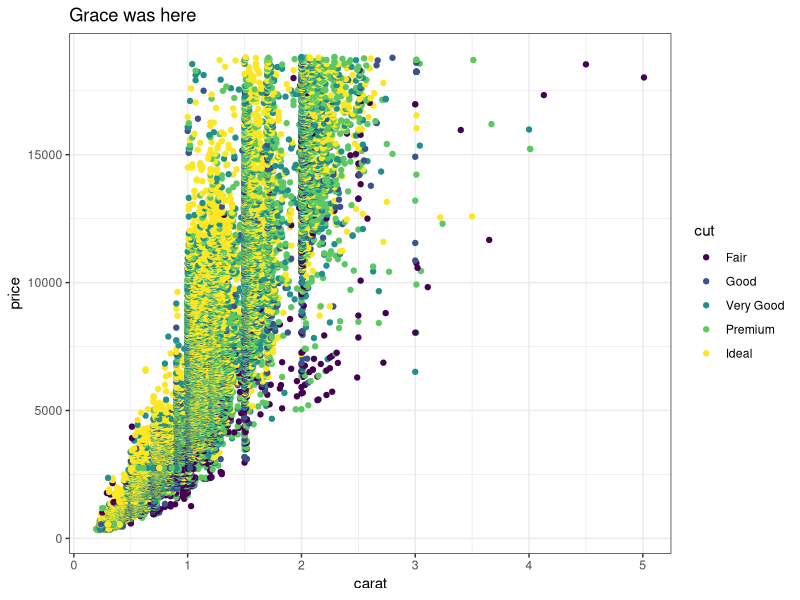
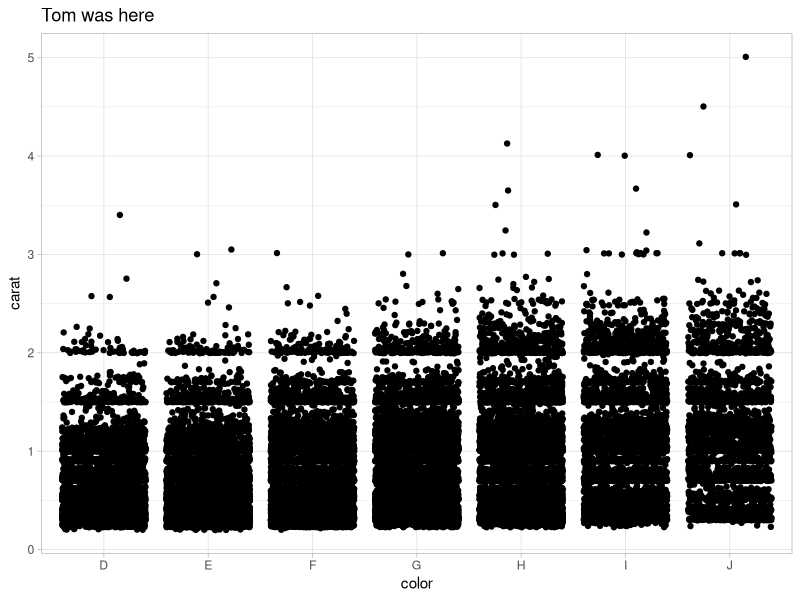
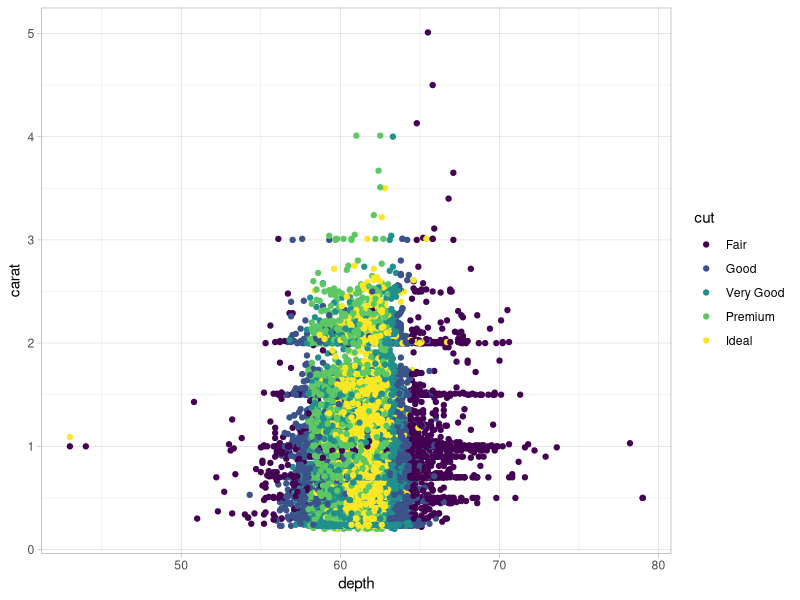

Generate these figures, in order, with R:
## ---- chunk 1
knitr::opts_chunk$set(echo = TRUE)
library(tidyverse)
## ---- chunk 2
# Partner 1: 
# Run the code below to see the original graph
# Change the code below to make the point color change based on 'cut', and update the theme to theme_bw(). Update the title to include your first name. 

ggplot(data = diamonds, aes(x = carat, y = price)) +
  geom_point(aes(color = cut)) +
  theme_bw() +
  labs(title = "Grace was here")
## ---- chunk 3
# Partner 2: 
# Run the code below to see the original graph
# Change the code below to make the geom a geom_jitter, and update the theme to theme_light. Update the title to include your first name. 

ggplot(data = diamonds, aes(x = color, y = carat)) +
  geom_jitter() +
  theme_light() +
  labs(title = "Tom was here")
## ---- chunk 4
ggplot(data = diamonds, aes(x = depth, y = carat, color = cut)) +
  geom_point() +
  theme_light()

premium_diamonds <- diamonds %>% 
  filter(cut == "Premium")
## ---- chunk 5
fair_diamonds <- diamonds %>% 
  filter(cut == "Fair")
